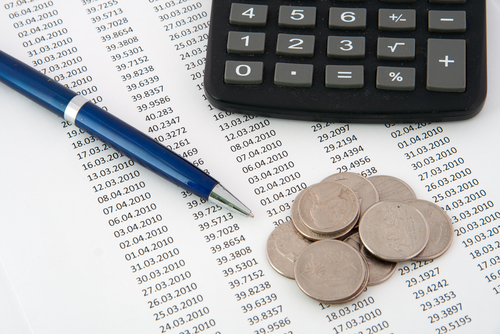
#> input picture open_cv/learn/accounting.png, 500 x 334 px
$ python helloOpenCv.py
#> lines starting #> are read from the running program, lines starting #| are printed output that depends on the picture
import cv2

# flags = 0 : ảnh trắng đen , 1 : ảnh màu
img = cv2.imread('accounting.png', 0)
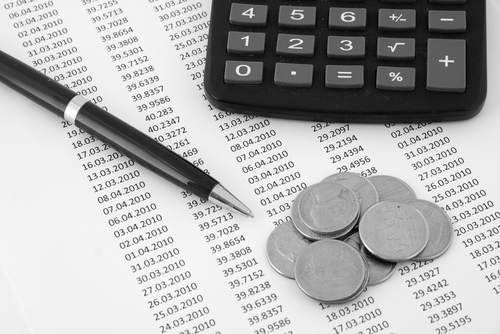
#> img: shape (334, 500); min 0, max 255, mean 177
# draw line on image exist
# cv2.line(img, (0, 0), (300, 400), (255, 0, 0), 5)
cv2.imwrite('girl2.png', img)
img2 = cv2.imread('girl2.png', 1)
#> img2: shape (334, 500, 3); min 0, max 255, mean 177
#  show ảnh ( Default sẽ tự tắt sau khi mở
cv2.imshow('image', img2)
#  đóng bằng tay
cv2.waitKey(0)
#  Giải phóng bộ nhớ
cv2.destroyAllWindows()

$ run again, with open_cv/learn/girl.png copied over open_cv/learn/accounting.png
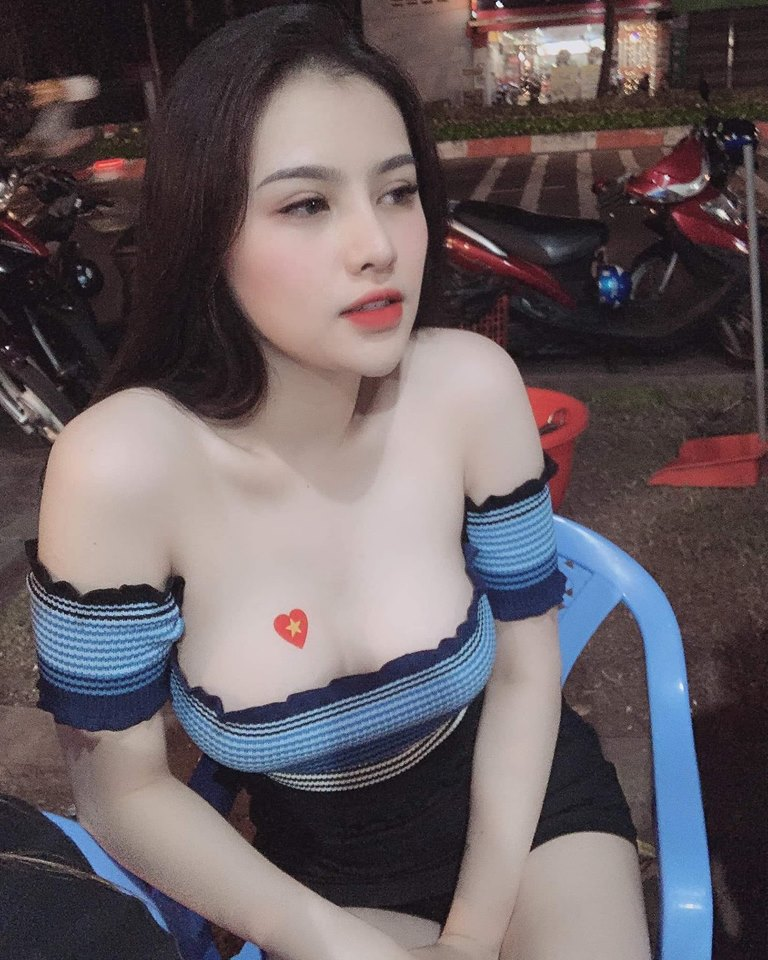
#> input picture open_cv/learn/girl.png, 768 x 960 px
#> `img = cv2.imread('accounting.png', 0)`:
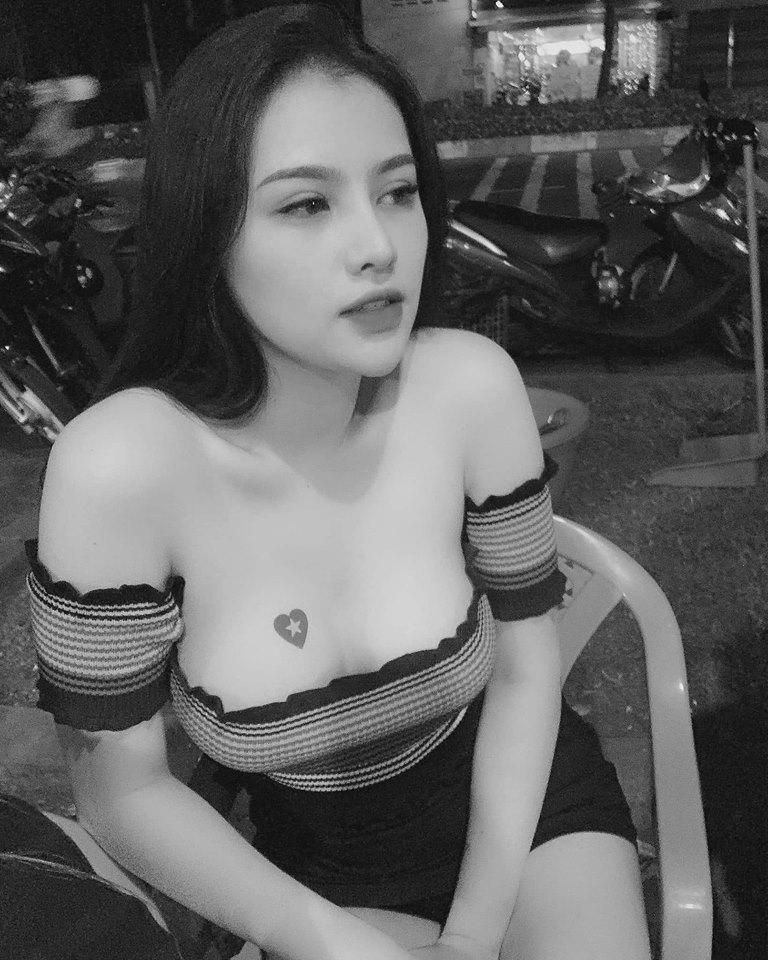
#> img: shape (960, 768); min 0, max 255, mean 96.7

$ run again, with open_cv/learn/scenery.jpg saved as open_cv/learn/accounting.png
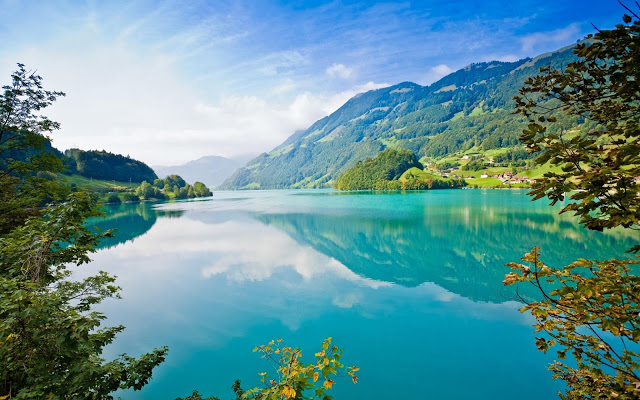
#> input picture open_cv/learn/scenery.jpg, 640 x 400 px
#> `img = cv2.imread('accounting.png', 0)`:
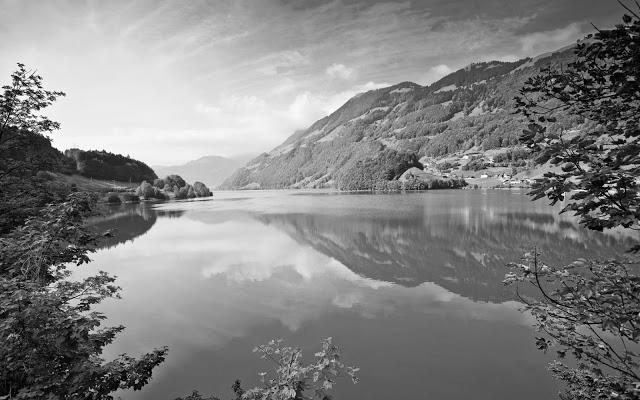
#> img: shape (400, 640); min 0, max 255, mean 130.8
